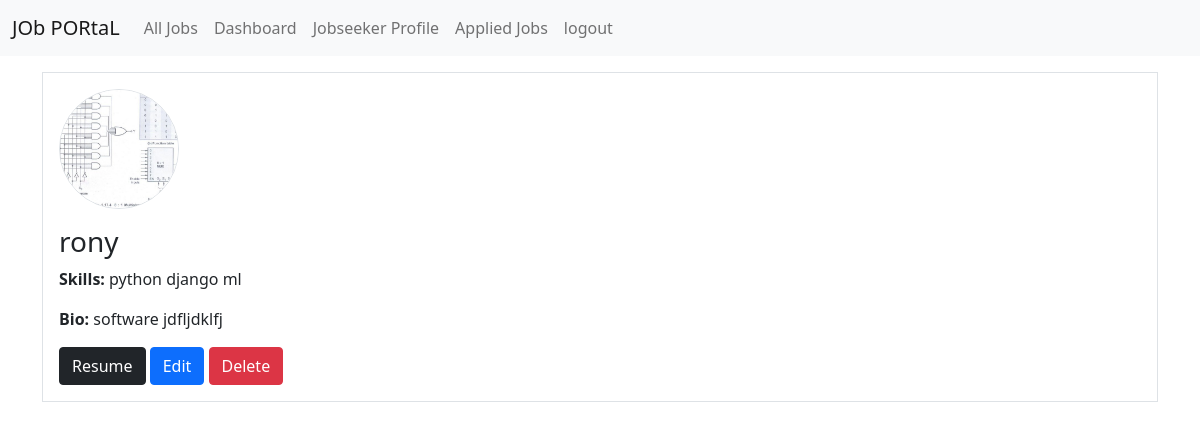
The page /jobseeker/profile/ (signed in) on the database its author committed.
### prac_app/models.py (models this page shows, shortened)
class JobSeekerProfile(models.Model):
        user = models.OneToOneField(
        User,
        on_delete=models.CASCADE
    )
        full_name = models.CharField(max_length=500)
        skills = models.TextField(
        help_text="Example: Python, Django, React"
    )
        bio = models.TextField()
        profile_image = models.ImageField(
        upload_to='profile_image/',
        blank=True,
        null=True,
        max_length=500
    )
        resume = models.FileField(
        upload_to='resume/',
        blank=True,
        null=True,
        max_length=500
    )
        created_at = models.DateTimeField(
        auto_now_add=True
    )
        updated_at = models.DateTimeField(
        auto_now=True
    )

### prac_app/views.py (the view, shortened to what this page needs)
# urls.py: path('jobseeker/profile/',jobseeker_profile,name='jobseeker_profile'),
@login_required
def jobseeker_profile(request):
    if request.user.user_type!='jobseeker':
        return redirect('login_page')
    profile=JobSeekerProfile.objects.filter(
        user=request.user).first()
    if request.method=='POST' and 'delete_profile' in request.POST:
        if profile:
            profile.delete()
            messages.success(request,'Profile Deleted Successfully')
        return redirect('jobseeker_profile')
    else:
        form_data = JobSeekerProfileForm(instance=profile)
    return render(request,'profile/jobseeker-profile.html',{'profile' : profile})

### prac_app/templates/profile/jobseeker-profile.html (shortened to what this page needs)
{% extends 'master/base.html' %}
{% block content %}
<div class="border p-3">
{% if profile.profile_image %}
<img src="{{ profile.profile_image.url }}"
     class="img-fluid mb-3 rounded-circle border"
     style="width:120px;height:120px;object-fit:cover;">
{% endif %}
<h3>{{ profile.full_name }}</h3>
<p>
    <strong>Skills:</strong>
    {{ profile.skills }}
</p>
<p>
    <strong>Bio:</strong>
    {{ profile.bio }}
</p>
{% if profile.resume %}
<a href="{{ profile.resume.url }}"
   target="_blank"
   class="btn btn-dark">
    Resume
</a>
{% endif %}
<a href="?edit=true" class="btn btn-primary">
    Edit
</a>
<form method="POST" class="d-inline">
    <button type="submit"
            name="delete_profile"
            class="btn btn-danger">
        Delete
    </button>
</form>
</div>
{% endblock %}

### rows shown on the page
JobSeekerProfile: profile_image (picture), full_name "rony", skills "python django ml", bio "software jdfljdklfj"
